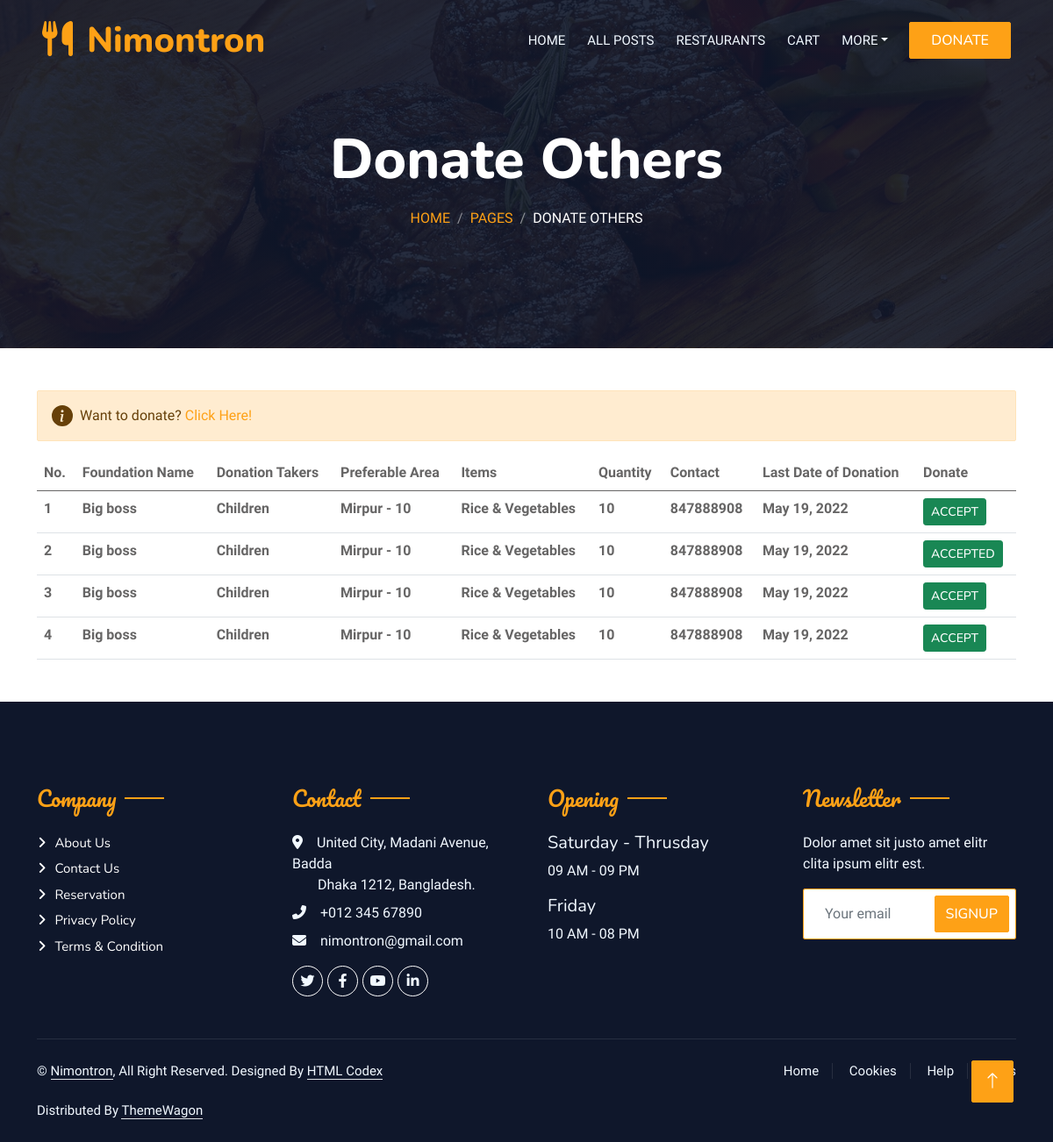
The page /donate_others (signed in) on the database as committed earlier.
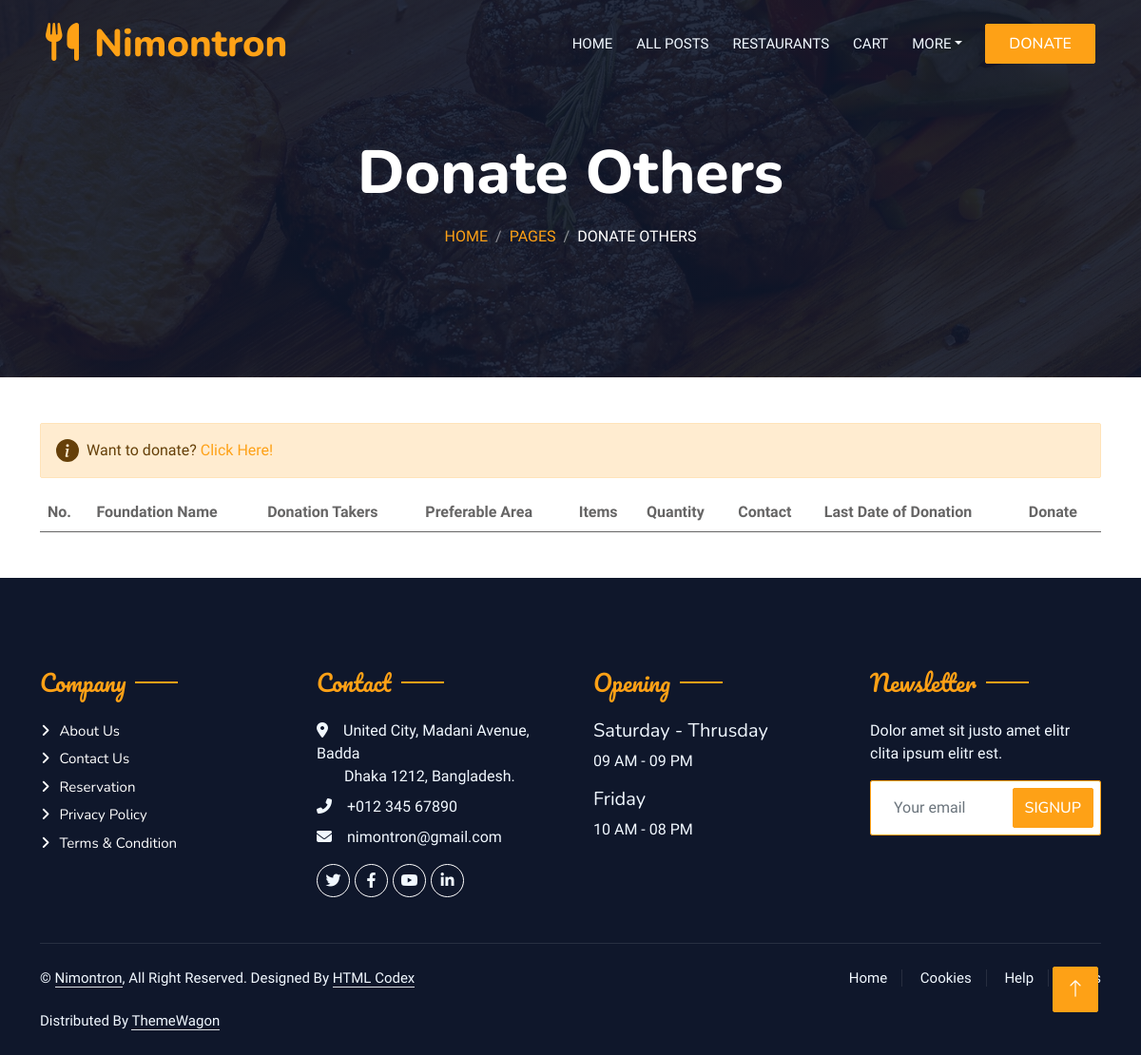
The same page on the database as committed later.
### customers/models.py (models this page shows, shortened)
class Foundation_Post(models.Model):
    foundation = models.ForeignKey(Foundation, on_delete=models.CASCADE)
    title=models.TextField(max_length=100)
    description = models.TextField(max_length=255)
    items=models.TextField(max_length=100)
    quantity=models.TextField(max_length=100)
    contact=models.TextField(max_length=100)
    area=models.TextField(max_length=100)
    start_date = models.DateField()
    end_date = models.DateField()
    creation_date = models.DateField()
    status = models.CharField(max_length=20, null=True)
    contact_no = models.CharField(max_length=15, null=True)
    fname=models.CharField(max_length=100,null=True)

### customers/views.py (the view)
# urls.py: path('donate_others', views.donate, name='donate'),
def donate(request):
    if not request.user.is_authenticated:
        return redirect('customers:login_as')
    temp['title'] = 'Donate Others'
    temp['sub_title'] = 'Donate Others'
    post = Foundation_Post.objects.all()
    temp['post'] = post
    return render(request, 'customers/donate.html', temp)

### customers/templates/customers/donate.html (shortened to what this page needs)
{% include 'customers/customer_header.html' %}
{% load static %}
<div class="container">
        <div class="alert alert-primary d-flex align-items-center" role="alert">
            <svg class="bi flex-shrink-0 me-2" width="24" height="24" role="img" aria-label="Info:"><use xlink:href="#info-fill"/>
            </svg>
            <div>
                Want to donate? <a href="{% url 'customers:customer_add_donate_post' %}">Click Here!</a>
            </div>
        </div>
    <table class="table">
        <thead>
            <tr>
                <th scope="col">No.</th>
                <th scope="col">Foundation Name</th>
                <th scope="col">Donation Takers</th>
                <th scope="col">Preferable Area</th>
                <th scope="col">Items</th>
                <th scope="col">Quantity</th>
                <th scope="col">Contact</th>
                <th scope="col">Last Date of Donation</th>
                <th scope="col"><span class="ml-4">Donate</span></th>
            </tr>
        </thead>
        <tbody>
            {% for i in post %}
            <tr>
                <th cope="row">{{forloop.counter}}</th>
                <th>{{i.title}}</th>
                <th>{{i.description}}</th>
                <th>{{i.area}}</th>
                <th>{{i.items}}</th>
                <th>{{i.quantity}}</th>
                <th>{{i.contact}}</th>
                <th>{{i.end_date}}</th>
                {% if user.is_authenticated %}
                    {% if i.status == 'pending' %}
                        <td>
                            <a href="{% url 'customers:accept_post' i.id %}" class="btn btn-success btn-sm">Accept
                            </a>
                        </td>
                    {% endif %}
                {% endif %}
                {% if i.status == 'Accepted' %}
                    <td>
                        <a href="#" class="btn btn-success btn-sm">Accepted</a>
                    </td>
                {% endif %}
            </tr>
            {% endfor %}
        </tbody>
    </table>
</div>
{% include 'customers/customer_footer.html' %}

### customers/templates/customers/customer_header.html (shortened to what this page needs)
<!DOCTYPE html>
<html lang="en">
<head>
    {% load static %}
    <link rel="stylesheet" href="https://cdnjs.cloudflare.com/ajax/libs/font-awesome/6.1.0/css/all.min.css">
    <link href="https://cdn.jsdelivr.net/npm/bootstrap-icons@1.4.1/font/bootstrap-icons.css" rel="stylesheet">
    <link href="{% static 'customers/lib/animate/animate.min.css' %}" rel="stylesheet">
    <link href="{% static 'customers/lib/owlcarousel/assets/owl.carousel.min.css' %}" rel="stylesheet">
    <link href="{% static 'customers/lib/tempusdominus/css/tempusdominus-bootstrap-4.min.css' %}" rel="stylesheet" />
    <link href="{% static 'customers/css/bootstrap.min.css' %}" rel="stylesheet">
    <link href="{% static 'customers/css/style.css' %}" rel="stylesheet">
    <link rel="stylesheet" href="//code.jquery.com/ui/1.13.0/themes/base/jquery-ui.css">
</head>
<body>
    <div class="container-xxl bg-white p-0">
        <div class="container-xxl position-relative p-0">
            <nav class="navbar navbar-expand-lg navbar-dark bg-dark px-4 px-lg-5 py-3 py-lg-0">
                <a href="" class="navbar-brand p-0">
                    <h1 class="text-primary m-0"><i class="fa fa-utensils me-3"></i>{{ name }}</h1>
                </a>
                <div class="collapse navbar-collapse" id="navbarCollapse">
                    <div class="navbar-nav ms-auto py-0 pe-4">
                        <a href="{% url 'customers:customer_home' %}" class="nav-item nav-link {% if request.path == '/' %} active {% endif %}">Home</a>
                        <a href="{% url 'customers:customer_all_post' %}" class="nav-item nav-link {% if request.path == '/customer_all_post' %} active {% endif %}">All Posts</a>
                        <a href="{% url 'customers:customer_all_restaurants' %}" class="nav-item nav-link {% if request.path == '/customer_all_restaurants' %} active {% endif %}">Restaurants</a>
                        <li class="nav-item">
                            <a href="{% url 'customers:customer_view_cart' %}" class="nav-item nav-link">Cart
                            </a>
                        </li>
                        <div class="nav-item dropdown">
                            <a href="#" class="nav-link dropdown-toggle" data-bs-toggle="dropdown">More</a>
                        </div>
                    </div>
                    <a href="{% url 'customers:donate' %}" class="btn btn-primary py-2 px-4">Donate</a>
                </div>
            </nav>
            <div class="container-xxl py-5 bg-dark hero-header mb-5">
                <div class="container text-center my-5 pt-5 pb-4">
                    <h1 class="display-3 text-white mb-3 animated slideInDown">{{ title }}</h1>
                    <nav aria-label="breadcrumb">
                        <ol class="breadcrumb justify-content-center text-uppercase">
                            <li class="breadcrumb-item"><a href="#">Home</a></li>
                            <li class="breadcrumb-item"><a href="#">Pages</a></li>
                            <li class="breadcrumb-item text-white active" aria-current="page">{{ sub_title }}</li>
                        </ol>
                    </nav>
                </div>
            </div>
        </div>

### customers/templates/customers/customer_footer.html (shortened to what this page needs)
{% load static %}
<div class="container-fluid bg-dark text-light footer pt-5 mt-5 wow fadeIn" data-wow-delay="0.1s">
    <div class="container py-5">
        <div class="row g-5">
            <div class="col-lg-3 col-md-6">
                <h4 class="section-title ff-secondary text-start text-primary fw-normal mb-4">Company</h4>
                <a class="btn btn-link" href="{% url 'customers:about' %}">About Us</a>
                <a class="btn btn-link" href="{% url 'customers:contact' %}">Contact Us</a>
                <a class="btn btn-link" href="">Reservation</a>
                <a class="btn btn-link" href="">Privacy Policy</a>
                <a class="btn btn-link" href="">Terms & Condition</a>
            </div>
            <div class="col-lg-3 col-md-6">
                <h4 class="section-title ff-secondary text-start text-primary fw-normal mb-4">Contact</h4>
                <p class="mb-2"><i class="fa fa-map-marker-alt me-3"></i>United City, Madani Avenue,  Badda <br>  Dhaka 1212, Bangladesh.</p>
                <p class="mb-2"><i class="fa fa-phone-alt me-3"></i>+012 345 67890</p>
                <p class="mb-2"><i class="fa fa-envelope me-3"></i>nimontron@gmail.com</p>
                <div class="d-flex pt-2">
                    <a class="btn btn-outline-light btn-social" href=""><i class="fab fa-twitter"></i></a>
                    <a class="btn btn-outline-light btn-social" href=""><i class="fab fa-facebook-f"></i></a>
                    <a class="btn btn-outline-light btn-social" href=""><i class="fab fa-youtube"></i></a>
                    <a class="btn btn-outline-light btn-social" href=""><i class="fab fa-linkedin-in"></i></a>
                </div>
            </div>
            <div class="col-lg-3 col-md-6">
                <h4 class="section-title ff-secondary text-start text-primary fw-normal mb-4">Opening</h4>
                <h5 class="text-light fw-normal">Saturday - Thrusday</h5>
                <p>09 AM - 09 PM</p>
                <h5 class="text-light fw-normal">Friday</h5>
                <p>10 AM - 08 PM</p>
            </div>
            <div class="col-lg-3 col-md-6">
                <h4 class="section-title ff-secondary text-start text-primary fw-normal mb-4">Newsletter</h4>
                <p>Dolor amet sit justo amet elitr clita ipsum elitr est.</p>
                <div class="position-relative mx-auto" style="max-width: 400px;">
                    <input class="form-control border-primary w-100 py-3 ps-4 pe-5" type="text"
                        placeholder="Your email">
                    <button type="button"
                        class="btn btn-primary py-2 position-absolute top-0 end-0 mt-2 me-2">SignUp</button>
                </div>
            </div>
        </div>
    </div>
    <div class="container">
        <div class="copyright">
            <div class="row">
                <div class="col-md-6 text-center text-md-start mb-3 mb-md-0">
                    &copy; <a class="border-bottom" href="#">Nimontron</a>, All Right Reserved.
                    Designed By <a class="border-bottom" href="https://htmlcodex.com">HTML Codex</a><br><br>
                    Distributed By <a class="border-bottom" href="https://themewagon.com"
                        target="_blank">ThemeWagon</a>
                </div>
                <div class="col-md-6 text-center text-md-end">
                    <div class="footer-menu">
                        <a href="{% url 'customers:index' %}">Home</a>
                        <a href="">Cookies</a>
                        <a href="">Help</a>
                        <a href="">FQAs</a>
                    </div>
                </div>
            </div>
        </div>
    </div>
</div>
<a href="#" class="btn btn-lg btn-primary btn-lg-square back-to-top"><i class="bi bi-arrow-up"></i></a>
</div>
</body>
</html>

### customers/static/customers/css/style.css (style rules this page uses)
:root { --primary: #FEA116; --light: #F1F8FF; --dark: #0F172B; }
.ff-secondary { font-family: 'Pacifico', cursive; }
.back-to-top { position: fixed; display: none; right: 45px; bottom: 45px; z-index: 99; }
.btn { font-family: 'Nunito', sans-serif; font-weight: 500; text-transform: uppercase; transition: .5s; }
.btn.btn-primary, .btn.btn-secondary { color: #FFFFFF; }
.btn-lg-square { width: 48px; height: 48px; }
.btn-square, .btn-sm-square, .btn-lg-square { padding: 0; display: flex; align-items: center; justify-content: center; font-weight: normal; border-radius: 2px; }
.navbar-dark .navbar-nav .nav-link { position: relative; margin-left: 25px; padding: 35px 0; font-size: 15px; color: var(--light) !important; text-transform: uppercase; font-weight: 500; outline: none; transition: .5s; }
@media (min-width: 992px) { .navbar-dark { position: absolute; width: 100%; top: 0; left: 0; z-index: 999; background: transparent !important; } }
.hero-header { background: linear-gradient(rgba(15, 23, 43, .9), rgba(15, 23, 43, .9)), url(../img/bg-hero.jpg); background-position: center center; background-repeat: no-repeat; background-size: cover; }
.breadcrumb-item + .breadcrumb-item::before { color: rgba(255, 255, 255, .5); }
.section-title { position: relative; display: inline-block; }
.section-title::before { position: absolute; content: ""; width: 45px; height: 2px; top: 50%; left: -55px; margin-top: -1px; background: var(--primary); }
.section-title::after { position: absolute; content: ""; width: 45px; height: 2px; top: 50%; right: -55px; margin-top: -1px; background: var(--primary); }
.section-title.text-start::before, .section-title.text-end::after { display: none; }
.footer .btn.btn-social { margin-right: 5px; width: 35px; height: 35px; display: flex; align-items: center; justify-content: center; color: var(--light); border: 1px solid #FFFFFF; border-radius: 35px; transition: .3s; }
.footer .btn.btn-link { display: block; margin-bottom: 5px; padding: 0; text-align: left; color: #FFFFFF; font-size: 15px; font-weight: normal; text-transform: capitalize; transition: .3s; }
.footer .btn.btn-link::before { position: relative; content: "\f105"; font-family: "Font Awesome 5 Free"; font-weight: 900; margin-right: 10px; }
.footer .copyright { padding: 25px 0; font-size: 15px; border-top: 1px solid rgba(256, 256, 256, .1); }
.footer .copyright a { color: var(--light); }
.footer .footer-menu a { margin-right: 15px; padding-right: 15px; border-right: 1px solid rgba(255, 255, 255, .1); }
.footer .footer-menu a:last-child { margin-right: 0; padding-right: 0; border-right: none; }

Rows that differ between the two databases and show on the page:
removed Foundation_Post: title "Big boss", description "Children", area "Mirpur - 10", items "Rice & Vegetables", quantity "10", contact "847888908", end_date "May 19, 2022", status "ACCEPT"
removed Foundation_Post: title "Big boss", description "Children", area "Mirpur - 10", items "Rice & Vegetables", quantity "10", contact "847888908", end_date "May 19, 2022", status "ACCEPTED"
removed Foundation_Post: title "Big boss", description "Children", area "Mirpur - 10", items "Rice & Vegetables", quantity "10", contact "847888908", end_date "May 19, 2022", status "ACCEPT"
removed Foundation_Post: title "Big boss", description "Children", area "Mirpur - 10", items "Rice & Vegetables", quantity "10", contact "847888908", end_date "May 19, 2022", status "ACCEPT"
